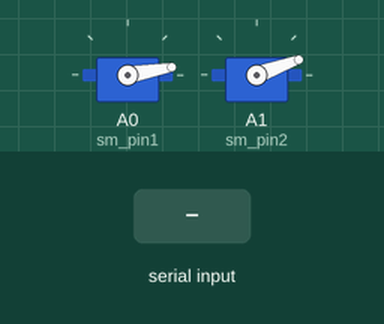
A sketch run on a simulated Arduino Uno, built with avr-gcc and run on an emulated ATmega328P. On the bench: 2 × servo. Inputs (shaded band) come from the test bench.

Above: at 0.96 s.
At 4.7 s:
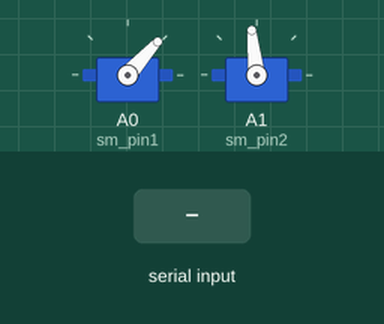
4.8 s: "90,45\n" received over Serial
At 5.9 s:
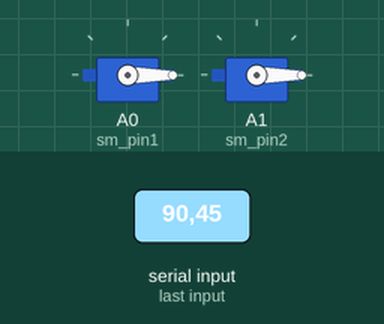
Timing chart, 0 to 7.8 s (numbered marks = the images above; inputs shaded):
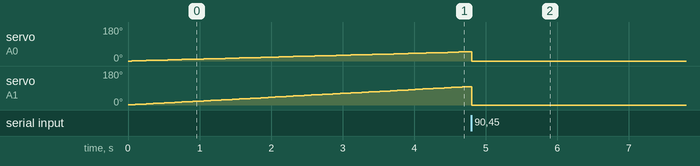

Measured:
- after the input at 4.8 s, servo on A0 (sm_pin1): 48° → 0° at once; servo on A1 (sm_pin2): 96° → 0° at once

The sketch:

move_to_serial.ino
```cpp
#include <Servo.h>
#include <math.h>
int move_time = 50, draw = 1; // movement specifics
int sm_pin1 = A0, sm_pin2 = A1, sm_min = 544, sm_max = 2400; // servo details
float t1 = 0.0, t2 = 0.0, l1 = 3.0, l2 = 3.0, x = 4.0, y = 0.0; // physical and initial variables
float xo = x, yo = y, ct1 = t1, ct2 = t2, st = 0.02, t1st, t2st, tdist; // temporary variables
Servo servo_1, servo_2;

void setup() {
  servo_1.attach(sm_pin1, sm_min, sm_max);
  servo_2.attach(sm_pin2, sm_min, sm_max);
  Serial.begin(9600);
}

void loop() {
  if (Serial.available() > 0) {
    x = Serial.parseFloat();
    y = Serial.parseFloat();
    if (x == 0 && y == 0) {x = xo, y = yo; }
    xo = x, yo = y;
  }
  if (draw == 1) {
    t2 = acos((x*x + y*y - l1*l1 - l2*l2) / (2.0*l1*l2));
    t1 = (atan2(y,x) + atan2((l2*sin(t2)), (l1+l2*cos(t2))));
    moveArm(t1, t2, st, move_time);
  } else {
    moveArm(t1, t2, st, move_time);
  }
}

void moveArm(float t1, float t2, float step, int wait_ms) {
  tdist = sqrt((t1 - ct1)*(t1 - ct1) + (t2 - ct2)*(t2 - ct2));
  t1st = step*((t1 - ct1)/tdist), t2st = step*((t2 - ct2)/tdist);
  while (ct1 != t1 || ct2 != t2) {
    if (abs(ct1 - t1) <= step) {
      ct1 = t1;
    } else {
      ct1 += t1st;
    }
    if (abs(ct2 - t2) <= step) {
      ct2 = t2;
    } else {
      ct2 += t2st;
    }
    servo_1.write(ct1 * RAD_TO_DEG);
    servo_2.write(ct2 * RAD_TO_DEG);
    delay(wait_ms);
  }
}
```
